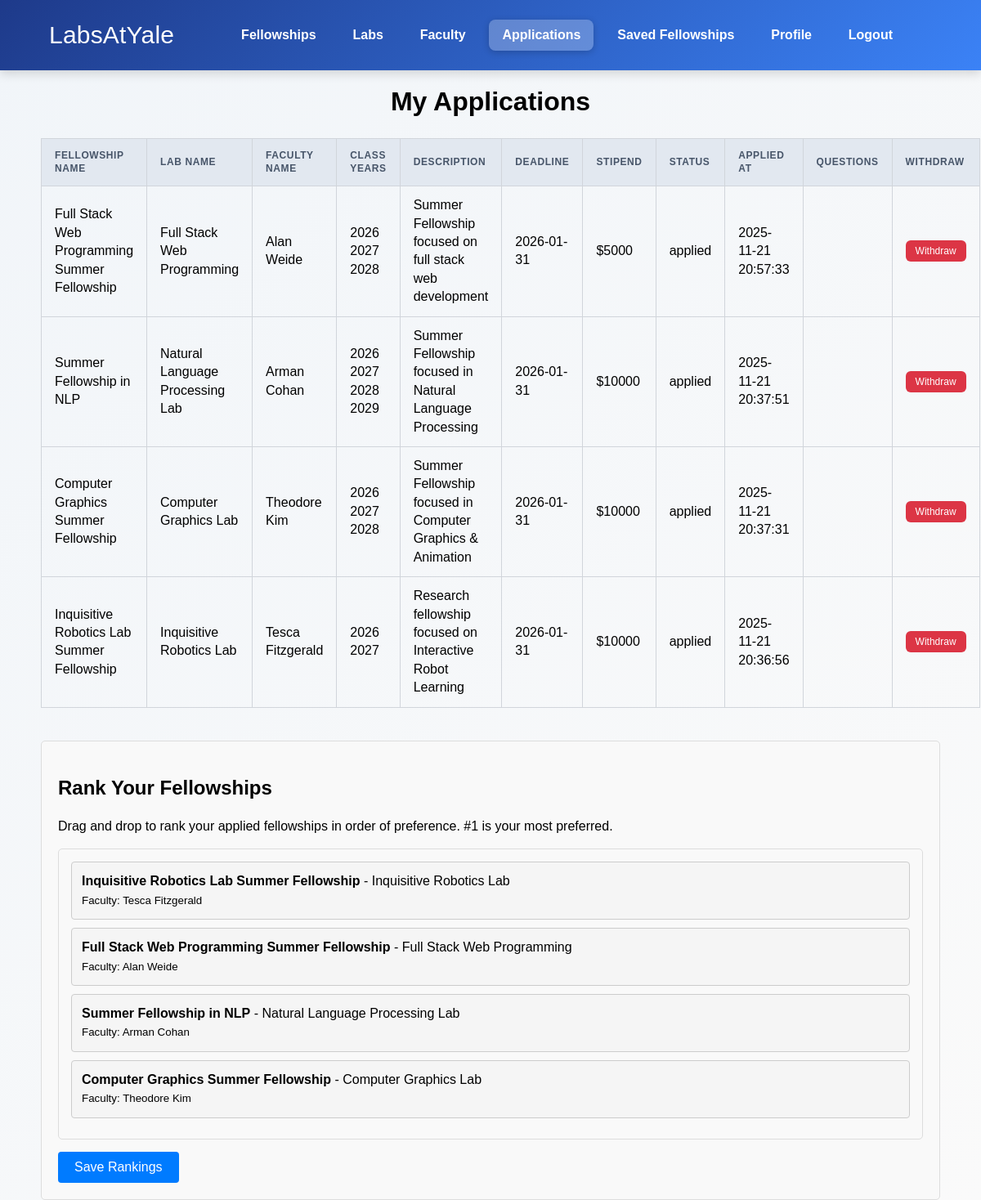
The app's page /applications (signed in) with its own data.
### tables this page shows
CREATE TABLE fellowships (
    fellowship_id INTEGER PRIMARY KEY AUTOINCREMENT,
    lab_num INTEGER,
    name TEXT NOT NULL,
    class_years TEXT,
    description TEXT,
    deadline TEXT,
    stipend INTEGER,
    capacity INTEGER DEFAULT 1,
    FOREIGN KEY (lab_num) REFERENCES labs(lab_num) ON DELETE SET NULL
);

CREATE TABLE labs (
    lab_num        INTEGER PRIMARY KEY AUTOINCREMENT,
    lab_name       TEXT NOT NULL,
    description    TEXT,
    website        TEXT,
    location        TEXT,
    faculty_net_id TEXT NOT NULL UNIQUE,
    FOREIGN KEY (faculty_net_id) REFERENCES faculty(net_id) ON DELETE CASCADE
);

CREATE TABLE applications (
    application_id INTEGER PRIMARY KEY AUTOINCREMENT,
    fellowship_id INTEGER NOT NULL,
    student_net_id TEXT NOT NULL,
    status TEXT NOT NULL DEFAULT 'applied' CHECK (status IN ('applied','accepted','rejected')),
    applied_at DATETIME NOT NULL DEFAULT (CURRENT_TIMESTAMP),
    questions TEXT,
    FOREIGN KEY (fellowship_id) REFERENCES fellowships(fellowship_id) ON DELETE CASCADE,
    FOREIGN KEY (student_net_id) REFERENCES students(net_id) ON DELETE CASCADE,
    UNIQUE (fellowship_id, student_net_id)
);

### fellowship.py (the view)
@app.route('/applications', methods=['GET', 'POST'])
@login_required
def applications():
    student_net_id = current_user.net_id
    apps = get_student_applications(student_net_id)
    student_preferences = get_student_preferences(student_net_id)
    if request.method == 'POST':
        _handle_student_ranking(student_net_id)
        return redirect(url_for('applications'))
    return render_template('applications.html', applications_list=apps, student_preferences=student_preferences)

### Users.py (called while the page is built)
    def get_fellowship_name(self): return self.fellowship_name

    def get_lab_name(self): return self.lab_name

    def get_faculty_name(self): return self.faculty_name

    def get_class_years(self): return self.class_years

    def get_description(self): return self.description

    def get_deadline(self): return self.deadline

    def get_stipend(self): return self.stipend

    def get_status(self): return self.status

    def get_applied_at(self): return self.applied_at

    def get_questions(self): return self.questions

### ab_testing.py (called while the page is built)
def _session_key(test_name):
    return f"ab_test:{test_name}"

def _assign_variant(test_name, config):
    key = _session_key(test_name)
    if key in session:
        return
    variants = list(config.get("variants", {}).keys())
    if not variants:
        return
    session[key] = random.choice(variants)

def ab_test_middleware():
    if request.endpoint == "static":
        return
    for test_name, config in AB_TESTS.items():
        _assign_variant(test_name, config)

### database.py (called while the page is built)
def get_user_by_netid(q):
    user = None
    with closing(connect(_DATABASE_URL)) as conn:
        cur = conn.cursor()
        if q and len(q) == 1:
            query = '''SELECT u.net_id, u.first_name,
            u.last_name, u.email, u.role, u.password_hash
            FROM Users u
            WHERE u.net_id = ?'''
            net_id = q[0]
            params = [net_id]
            cur.execute(query, params)
            result = cur.fetchall()
            if result:
                result = result[0]
                user = AuthUser(net_id=result[0], first_name=result[1], last_name=result[2], email=result[3], role=result[4])
                return user
            else:
                return None

def get_student_preferences(student_net_id):
    with closing(connect(_DATABASE_URL)) as conn:
        cur = conn.cursor()
        cur.execute('''
            SELECT fellowship_id, preference_rank
            FROM student_preferences
            WHERE student_net_id = ?
            ORDER BY preference_rank ASC
        ''', (student_net_id,))
        return cur.fetchall()

### fellowship.py (called while the page is built)
@login_manager.user_loader
def load_user(net_id):
    return get_user_by_netid([net_id])

### templates/applications.html (shortened to what this page needs)
<!DOCTYPE html>
<html lang="en">
  <head>
    <link
      rel="stylesheet"
      href="{{ url_for('static', filename='styles.css') }}"
    />
  </head>
  <body>
    <header class="topbar">
      <div class="inner_topbar">
        <div class="logo">
          <a class="logotext" href="{{ url_for('index') }}">LabsAtYale</a>
        </div>
        <nav class="navigationBar">
          <a
            href="{{ url_for('fellowships') }}"
            class="{% if request.path == '/fellowships' %}active{% endif %}"
            >Fellowships</a
          >
          <a
            href="{{ url_for('labs') }}"
            class="{% if request.path == '/labs' %}active{% endif %}"
            >Labs</a
          >
          <a
            href="{{ url_for('faculty') }}"
            class="{% if request.path == '/faculty' %}active{% endif %}"
            >Faculty</a
          >
          {% if current_user.is_authenticated %}  {% if current_user.role == 'student' %}
          <a
            href="{{ url_for('applications') }}"
            class="{% if request.path == '/applications' %}active{% endif %}"
            >Applications</a
          >
          <a
            href="{{ url_for('saved_fellowships') }}"
            class="{% if request.path == '/saved_fellowships' %}active{% endif %}"
            >Saved Fellowships</a
          >
          {% endif %}
          <a
            href="{{ url_for('profile') }}"
            class="{% if request.path == '/profile' %}active{% endif %}"
            >Profile</a
          >
          <a href="{{ url_for('logout') }}">Logout</a>
          {% else %}
          <a href="{{ url_for('login') }}">Login</a>
          {% endif %}
        </nav>
      </div>
    </header>
    <main class="container">
      <h1>My Applications</h1>
      {% if applications_list|length == 0 %}
      <p>You have not applied to any fellowships yet.</p>
      {% else %}
      <table class="result-table">
        <thead>
          <tr>
            <th>Fellowship Name</th>
            <th>Lab Name</th>
            <th>Faculty Name</th>
            <th>Class Years</th>
            <th>Description</th>
            <th>Deadline</th>
            <th>Stipend</th>
            <th>Status</th>
            <th>Applied At</th>
            <th>Questions</th>
            <th>Withdraw</th>
          </tr>
        </thead>
        <tbody>
          {% for app in applications_list %}
          <tr>
            <td>{{ app.get_fellowship_name() }}</td>
            <td>{{ app.get_lab_name() }}</td>
            <td>{{ app.get_faculty_name() }}</td>
            <td>{{ app.get_class_years().replace(",", "<br />")|safe }}</td>
            <td>{{ app.get_description() }}</td>
            <td>{{ app.get_deadline() }}</td>
            <td>${{ app.get_stipend() }}</td>
            <td>{{ app.get_status() }}</td>
            <td>{{ app.get_applied_at() }}</td>
            <td>{{ app.get_questions() }}</td>
            <td>
              <form
                method="POST"
                action="{{ url_for('withdraw_application', fellowship_id=app.fellowship_id) }}"
                style="display: inline"
              >
                <button
                  type="submit"
                  class="btn-danger"
                  onclick="return confirm('Are you sure you want to withdraw this application?');"
                >
                  Withdraw
                </button>
              </form>
            </td>
          </tr>
          {% endfor %}
        </tbody>
      </table>
      <section
        style="
          margin-top: 40px;
          padding: 20px;
          background: #f9f9f9;
          border-radius: 5px;
          border: 1px solid #ddd;
        "
      >
        <h2>Rank Your Fellowships</h2>
        <p>
          Drag and drop to rank your applied fellowships in order of preference.
          #1 is your most preferred.
        </p>
        <form method="POST" id="rankForm" onsubmit="return beforeSubmit();">
          <div
            id="applicationsContainer"
            style="border: 1px solid #ddd; padding: 15px; border-radius: 5px"
          >
            {% if student_preferences %} {% for fid, rank in student_preferences
            %} {% for app in applications_list %} {% if app.fellowship_id == fid
            %}
            <div
              class="fellowship-item"
              draggable="true"
              data-fellowship-id="{{ app.fellowship_id }}"
              style="
                padding: 12px;
                margin-bottom: 10px;
                background: #f5f5f5;
                border: 1px solid #ccc;
                border-radius: 4px;
                cursor: move;
              "
            >
              <strong>{{ app.get_fellowship_name() }}</strong> - {{
              app.get_lab_name() }} <br /><small
                >Faculty: {{ app.get_faculty_name() }}</small
              >
            </div>
            {% endif %} {% endfor %} {% endfor %} {% endif %}
          </div>
          <button
            type="submit"
            class="btn btn-primary"
            style="
              margin-top: 15px;
              background: #007bff;
              color: white;
              padding: 10px 20px;
              border: none;
              border-radius: 4px;
              cursor: pointer;
            "
          >
            Save Rankings
          </button>
        </form>
      </section>
      {% endif %}
    </main>
  </body>
</html>

### static/styles.css (style rules this page uses)
:root { --primary-blue: #1976d2; --primary-dark: #1e3a8a; --accent-blue: #3b82f6; --text-dark: #263238; --text-muted: #546e7a; --bg-light: #f8fafc; --border-color: #e2e8f0; --shadow-sm: 0 1px 3px rgba(0,0,0,0.1); --shadow-md: 0 4px 12px rgba(0,0,0,0.1); --shadow-lg: 0 4px 20px rgba(0, 0, 0, 0.08); --radius-sm: 6px; --radius-md: 12px; --radius-lg: 16px; }
body { font-family: Gill Sans, sans-serif; min-height: 100vh; margin: 0; line-height: 1.4; background: linear-gradient(135deg, #f1f5f9 0%, #fafafa 100%); }
.topbar { background: linear-gradient(135deg, #1e3a8a 0%, #3b82f6 100%); padding: 8px 40px; position: sticky; top: 0; z-index: 10; box-shadow: 0 4px 12px rgba(0, 0, 0, 0.15); color: white; }
.inner_topbar { max-width: 1100px; margin: 0 auto; padding: 0 20px; display: flex; align-items: center; justify-content: space-between; }
.logo { display: flex; gap: 10px; font-weight: 500; letter-spacing: 0.2px; }
.logotext { font-size: 30px; text-decoration: none; color: inherit; display: block; }
.navigationBar { background: transparent; display: flex; gap: 0.8rem; padding: 1rem 2rem; border-radius: 12px; }
.navigationBar a { color: white; font-weight: 600; padding: 0.5rem 1rem; }
nav a { color: #ffffff; text-decoration: none; font-weight: 600; padding: 0.6rem 1.2rem; border-radius: 8px; transition: all 0.3s ease; }
nav a.active { background: rgba(255, 255, 255, 0.25); box-shadow: 0 2px 8px rgba(0, 0, 0, 0.2); }
.btn { display: inline-block; padding: 12px 18px; border-radius: 10px; font-weight: 500; text-decoration: none; border: 1px solid transparent; }
h1 { text-align: center; margin-top: 1rem; }
.result-table { border-collapse: collapse; width: 100%; margin-top: 10px; border: 1px solid #d1d5db; }
.result-table th, .result-table td { padding: 12px 16px; border: 1px solid #d1d5db; text-align: left; }
.result-table th { background-color: #e2e8f0; font-weight: 600; color: #475569; text-transform: uppercase; font-size: 0.75rem; letter-spacing: 0.05em; }
.btn-primary { background-color: #007bff; color: white; border: none; padding: 10px 20px; font-size: 16px; border-radius: var(--radius-sm); cursor: pointer; transition: all 0.2s ease; }
.btn-danger { background-color: #dc3545; color: white; padding: 6px 12px; border: none; border-radius: var(--radius-sm); cursor: pointer; font-size: 12px; transition: all 0.2s ease; }
.container { max-width: 1100px; margin: 0 auto; padding-left: 32px; padding-right: 32px; }

### records on screen
fellowships: get_fellowship_name "Full Stack Web Programming Summer Fellowship", get_class_years "2026 2027 2028", get_description "Summer Fellowship focused on full stack web development", get_deadline "2026-01-31", get_stipend "5000", get_fellowship_name "Full Stack Web Programming Summer Fellowship"
labs: get_lab_name "Full Stack Web Programming", get_lab_name "Full Stack Web Programming"
applications: get_status "applied", get_applied_at "2025-11-21 20:57:33"
fellowships: get_fellowship_name "Summer Fellowship in NLP", get_class_years "2026 2027 2028 2029", get_description "Summer Fellowship focused in Natural Language Processing", get_deadline "2026-01-31", get_stipend "10000", get_fellowship_name "Summer Fellowship in NLP"
labs: get_lab_name "Natural Language Processing Lab", get_lab_name "Natural Language Processing Lab"
applications: get_status "applied", get_applied_at "2025-11-21 20:37:51"
fellowships: get_fellowship_name "Computer Graphics Summer Fellowship", get_class_years "2026 2027 2028", get_description "Summer Fellowship focused in Computer Graphics & Animation", get_deadline "2026-01-31", get_stipend "10000", get_fellowship_name "Computer Graphics Summer Fellowship"
labs: get_lab_name "Computer Graphics Lab", get_lab_name "Computer Graphics Lab"
applications: get_status "applied", get_applied_at "2025-11-21 20:37:31"
fellowships: get_fellowship_name "Inquisitive Robotics Lab Summer Fellowship", get_class_years "2026 2027", get_description "Research fellowship focused on Interactive Robot Learning", get_deadline "2026-01-31", get_stipend "10000", get_fellowship_name "Inquisitive Robotics Lab Summer Fellowship"
labs: get_lab_name "Inquisitive Robotics Lab", get_lab_name "Inquisitive Robotics Lab"
applications: get_status "applied", get_applied_at "2025-11-21 20:36:56"

### other values on screen
{{ app.get_faculty_name() }} "Alan Weide" "Arman Cohan" "Theodore Kim" "Tesca Fitzgerald"
{{ app.get_faculty_name() }} "Tesca Fitzgerald" "Alan Weide" "Arman Cohan" "Theodore Kim"
